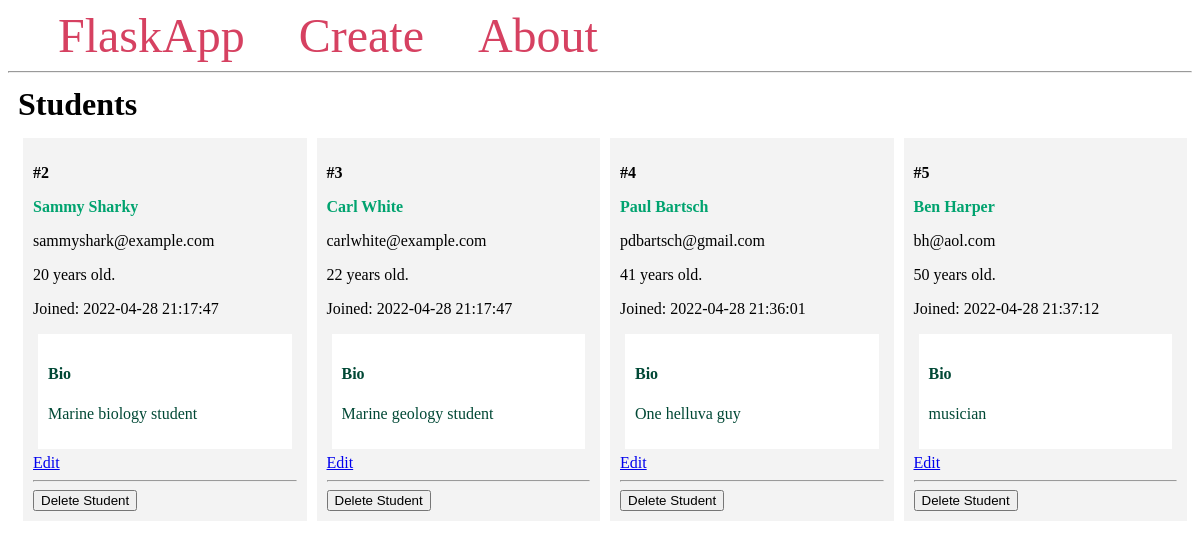
The page / on the database its author committed.
### app.py (models this page shows, shortened)
class Student(db.Model):
    id = db.Column(db.Integer, primary_key=True)
    firstname = db.Column(db.String(100), nullable=False)
    lastname = db.Column(db.String(100), nullable=False)
    email = db.Column(db.String(80), unique=True, nullable=False)
    age = db.Column(db.Integer)
    created_at = db.Column(db.DateTime(timezone=True), server_default=func.now())
    bio = db.Column(db.Text)

### app.py (the view)
@app.route("/")
def index():
    students = Student.query.all()
    return render_template("index.html", students=students)

### templates/index.html
{% extends 'base.html' %} {% block content %}
<h1 class="title">{% block title %} Students {% endblock %}</h1>
<div class="content">
  {% for student in students %}
  <div class="student">
    <p><b>#{{ student.id }}</b></p>
    <b>
      <p class="name">
        <a href="{{ url_for('student', student_id=student.id)}}">
          {{ student.firstname }} {{ student.lastname }}
        </a>
      </p>
    </b>
    <p>{{ student.email }}</p>
    <p>{{ student.age }} years old.</p>
    <p>Joined: {{ student.created_at }}</p>
    <div class="bio">
      <h4>Bio</h4>
      <p>{{ student.bio }}</p>
    </div>
    <a href="{{ url_for('edit', student_id=student.id) }}">Edit</a>
    <hr />
    <form method="POST" action="{{ url_for('delete', student_id=student.id) }}">
      <input
        type="submit"
        value="Delete Student"
        onclick="return confirm('Are you sure you want to delete this entry?')"
      />
    </form>
  </div>
  {% endfor %}
</div>
{% endblock %}

### templates/base.html (shortened to what this page needs)
<!DOCTYPE html>
<html lang="en">
  <head>
  </head>
  <body>
    <nav>
      <a href="{{ url_for('index') }}">FlaskApp</a>
      <a href="{{ url_for('create') }}">Create</a>
      <a href="#">About</a>
    </nav>
    <hr />
    <div class="content">{% block content %} {% endblock %}</div>
  </body>
</html>

### templates/base.html (style rules this page uses)
.title { margin: 5px; }
.content { margin: 5px; width: 100%; display: flex; flex-direction: row; flex-wrap: wrap; }
.student { flex: 20%; padding: 10px; margin: 5px; background-color: #f3f3f3; inline-size: 100%; }
.bio { padding: 10px; margin: 5px; background-color: #ffffff; color: #004835; }
.name a { color: #00a36f; text-decoration: none; }
nav a { color: #d64161; font-size: 3em; margin-left: 50px; text-decoration: none; }

### rows shown on the page
Student: id "2", firstname "Sammy", lastname "Sharky", email "sammyshark@example.com", age "20", created_at "2022-04-28 21:17:47", bio "Marine biology student"
Student: id "3", firstname "Carl", lastname "White", email "carlwhite@example.com", age "22", created_at "2022-04-28 21:17:47", bio "Marine geology student"
Student: id "4", firstname "Paul", lastname "Bartsch", email "pdbartsch@gmail.com", age "41", created_at "2022-04-28 21:36:01", bio "One helluva guy"
Student: id "5", firstname "Ben", lastname "Harper", email "bh@aol.com", age "50", created_at "2022-04-28 21:37:12", bio "musician"
